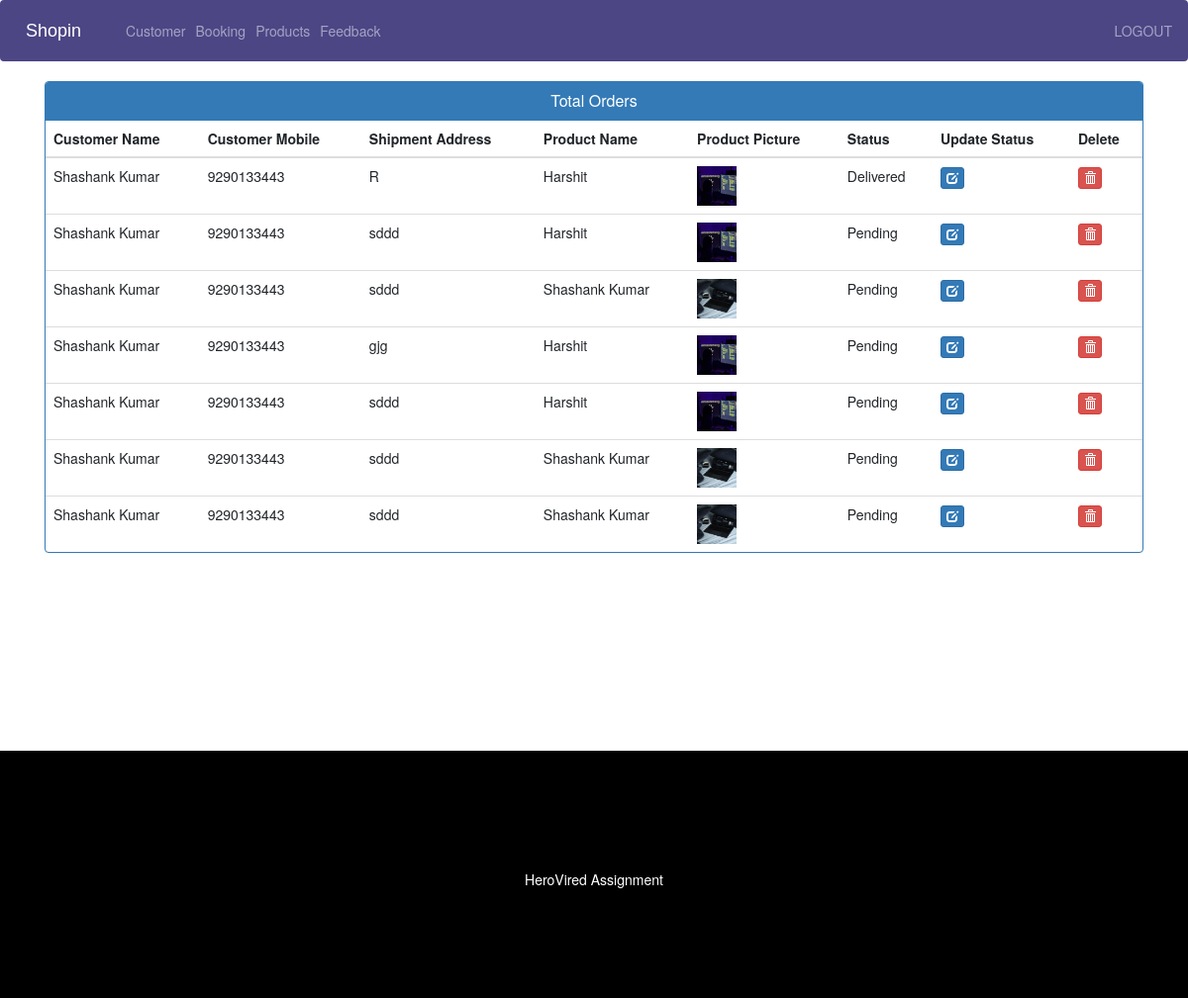
The page /admin-view-booking (signed in) on the database its author committed.
### ecom/models.py (models this page shows, shortened)
class Customer(models.Model):
    user=models.OneToOneField(User,on_delete=models.CASCADE)
    profile_pic= models.ImageField(upload_to='profile_pic/CustomerProfilePic/',null=True,blank=True)
    address = models.CharField(max_length=40)
    mobile = models.CharField(max_length=20,null=False)
    @property
    def get_name(self):
        return self.user.first_name+" "+self.user.last_name

class Orders(models.Model):
    STATUS =(
        ('Pending','Pending'),
        ('Order Confirmed','Order Confirmed'),
        ('Out for Delivery','Out for Delivery'),
        ('Delivered','Delivered'),
    )
    customer=models.ForeignKey('Customer', on_delete=models.CASCADE,null=True)
    product=models.ForeignKey('Product',on_delete=models.CASCADE,null=True)
    email = models.CharField(max_length=50,null=True)
    address = models.CharField(max_length=500,null=True)
    mobile = models.CharField(max_length=20,null=True)
    order_date= models.DateField(auto_now_add=True,null=True)
    status=models.CharField(max_length=50,null=True,choices=STATUS)

class Product(models.Model):
    name=models.CharField(max_length=40)
    product_image= models.ImageField(upload_to='product_image/',null=True,blank=True)
    price = models.PositiveIntegerField()
    description=models.CharField(max_length=40)

### ecom/views.py (the view)
# urls.py: path('admin-view-booking', views.admin_view_booking_view,name='admin-view-booking'),
@login_required(login_url='adminlogin')
def admin_view_booking_view(request):
    orders=models.Orders.objects.all()
    ordered_products=[]
    ordered_bys=[]
    for order in orders:
        ordered_product=models.Product.objects.all().filter(id=order.product.id)
        ordered_by=models.Customer.objects.all().filter(id = order.customer.id)
        ordered_products.append(ordered_product)
        ordered_bys.append(ordered_by)
    return render(request,'ecom/admin_view_booking.html',{'data':zip(ordered_products,ordered_bys,orders)})

### templates/ecom/admin_view_booking.html (shortened to what this page needs)
{% extends 'ecom/admin_base.html' %}
{% load static %}
{% block content %}
<head>
  <link href="//netdna.bootstrapcdn.com/bootstrap/3.0.0/css/bootstrap.min.css" rel="stylesheet" id="bootstrap-css">
</head>
<div class="container">
  <div class="panel panel-primary">
    <div class="panel-heading">
      <h6 class="panel-title">Total Orders</h6>
    </div>
    <table class="table table-hover" id="dev-table">
      <thead>
        <tr>
          <th>Customer Name</th>
          <th>Customer Mobile</th>
          <th>Shipment Address</th>
          <th>Product Name</th>
          <th>Product Picture</th>
          <th>Status</th>
          <th>Update Status</th>
          <th>Delete</th>
        </tr>
      </thead>
      {% for product,customer,order in data %}
      <tr>
        {% for c in customer %}
        <td> {{c.get_name}}</td>
        <td>{{c.mobile}}</td>
        <td>{{order.address}}</td>
        {% endfor %}
        {% for p in product %}
        <td> {{p.name}}</td>
        <td> <img src="{% static p.product_image.url %}" alt="Profile Pic" height="40px" width="40px" /></td>
        <td>{{order.status}}</td>
        <td><a class="btn btn-primary btn-xs" href="{% url 'update-order' order.id  %}"><span class="glyphicon glyphicon-edit"></span></a></td>
        <td><a class="btn btn-danger btn-xs" href="{% url 'delete-order' order.id  %}"><span class="glyphicon glyphicon-trash"></span></a></td>
        {% endfor %}
      </tr>
      {% endfor %}
    </table>
  </div>
</div>
{% endblock content %}

### templates/ecom/admin_view_booking.html (style rules this page uses)
a:link { text-decoration: none; }
h6 { text-align: center; }

### rows shown on the page
Orders: address "R", status "Delivered"
Customer: get_name "Shashank Kumar", mobile "9290133443"
Product: name "Harshit", product_image (picture)
Orders: address "sddd", status "Pending"
Orders: address "sddd", status "Pending"
Product: name "Shashank Kumar", product_image (picture)
Orders: address "gjg", status "Pending"
Orders: address "sddd", status "Pending"
Orders: address "sddd", status "Pending"
Orders: address "sddd", status "Pending"
